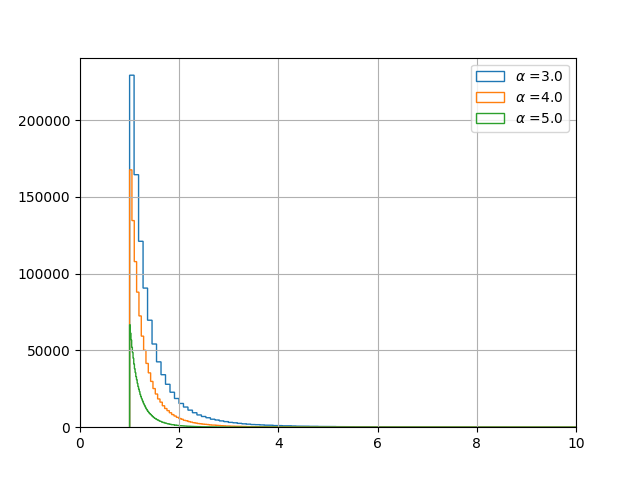

Generate this figure with Python:
from random import uniform
from sys import argv
import math
from matplotlib import pyplot as plt

alpha=[]
n=int(argv[1])
x_0 = int(argv[2])
for i in range(int(argv[3])):
    alpha.append(float(argv[i+4]))
for A in alpha:
    dist=[]
    for i in range(1,n+1):
        u = uniform(0,1)
        x_i = x_0/math.pow(u,1/A)
        dist.append(x_i)

    plt.hist(dist, bins=1000, histtype='step',label='$\\alpha$ ='+str(A))
plt.grid(True,which="both",ls="-")
plt.xlim(0,10)
plt.legend(loc=0)
plt.show()
